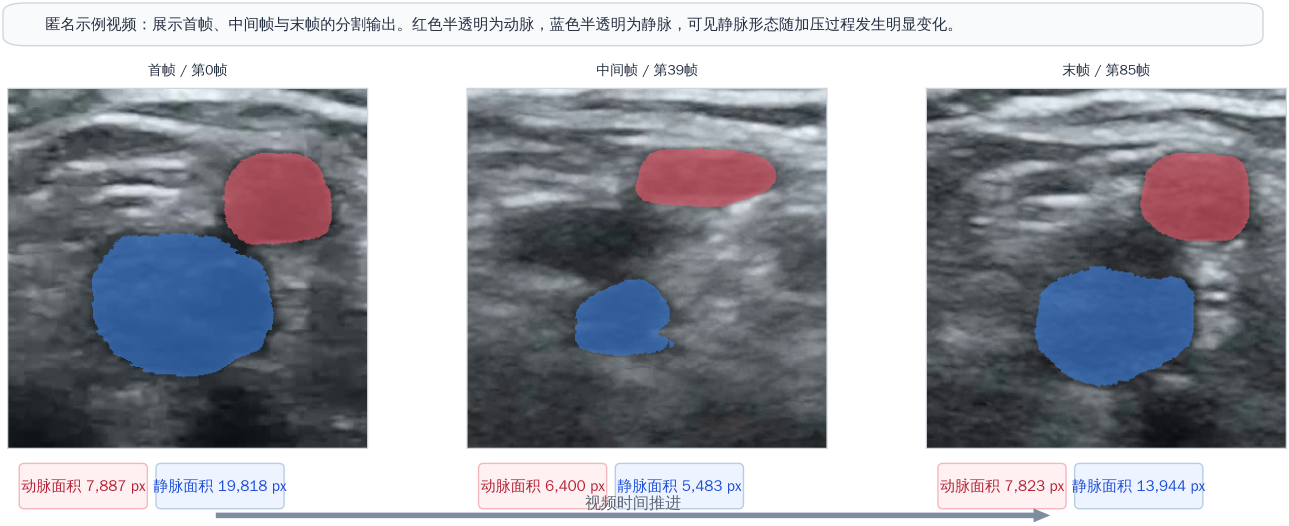
#> input picture 0404png/fig4_9_segmentation_visualization.png, 3867 x 1576 px, given in place of 00000.jpg, which was not available (shown at 1/3 size)
$ python generate_fig4_9_segmentation_visualization.py
#> lines starting #> are read from the running program, lines starting #| are printed output that depends on the picture; after the words box and inside, x2 and y2 are one past the last pixel; in counts of white or black regions, pixels touching at a corner belong together; pictures that were not available may be replaced by others from this repository, and a replacement may not be noted
import os
from pathlib import Path

os.environ.setdefault("MPLCONFIGDIR", "/tmp/matplotlib")

import cv2
import matplotlib.pyplot as plt
import numpy as np
from matplotlib import font_manager
from matplotlib.patches import FancyArrowPatch, FancyBboxPatch


ROOT = Path("/data1/ouyangxinglong/EchoDVT")
FONT_PATH = Path("/usr/share/fonts/truetype/wqy/wqy-zenhei.ttc")
OUTPUT_PATH = ROOT / "results/fig4_9_segmentation_visualization.png"

DATA_ROOT = ROOT / "sam2/dataset/val"
VIS_ROOT = ROOT / "sam2/predictions/sam2_lora_yolo_box/val_20260315_123019_lora_r8_mfp15_rpa/visualizations"
MASK_ROOT = ROOT / "results/e2e_classify_v3/masks"

CASE_NAME = "WANG_WEIFU-V1E"
FRAME_INDICES = [0, 39, 85]

TEXT = "#253041"
SUBTEXT = "#5B6574"
PANEL_EDGE = "#D1D5DB"
PALE = "#F8FAFC"
ARTERY = np.array([228, 91, 108], dtype=np.float32)
VEIN = np.array([61, 125, 216], dtype=np.float32)


# [33 lines left out: functions overlay_masks, compute_union_crop, not called in this run]


def load_frame_data(frame_idx: int):
#> called with frame_idx = 0
    frame_stem = f"{frame_idx:05d}"
    raw_rgb = cv2.cvtColor(cv2.imread(str(DATA_ROOT / CASE_NAME / "images" / f"{frame_stem}.jpg")), cv2.COLOR_BGR2RGB)
    semantic_mask = cv2.imread(str(MASK_ROOT / CASE_NAME / f"{frame_stem}.png"), cv2.IMREAD_GRAYSCALE)
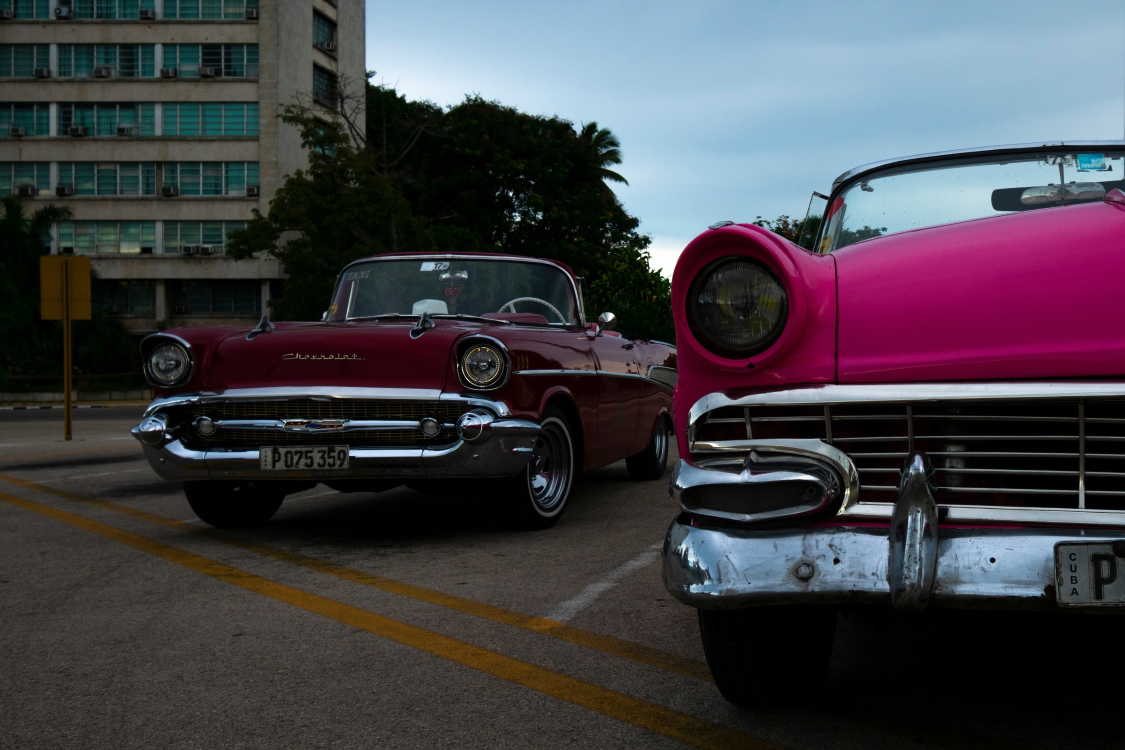
#> input picture sam2/notebooks/images/cars.jpg, 2250 x 1500 px, given in place of 00000.png, which was not available (shown at 1/2 size)
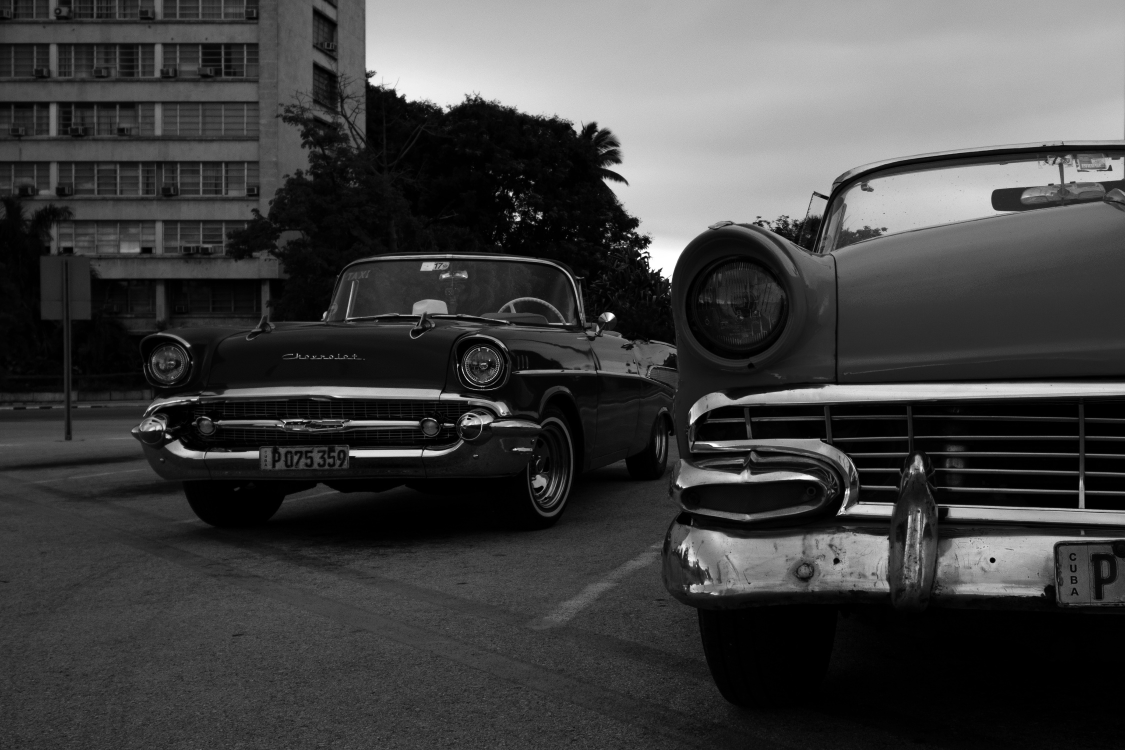
#> semantic_mask: shape (1500, 2250) (shown at 1/2 size); min 0, max 255, mean 65.5
    if semantic_mask is None:
        raise FileNotFoundError(MASK_ROOT / CASE_NAME / f"{frame_stem}.png")
    artery_mask = semantic_mask == 1
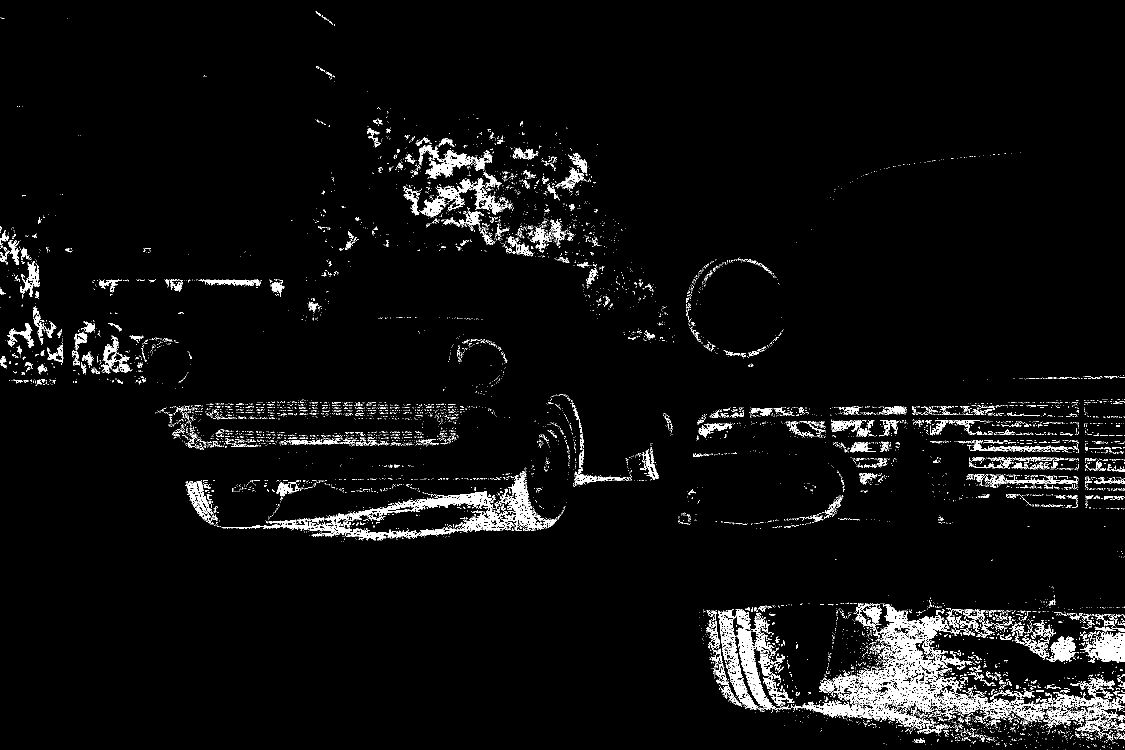
#> artery_mask: shape (1500, 2250) bool (shown at 1/2 size); 4.3% white; 8131 white regions (7605 under 20 px), largest, box (x1, y1, x2, y2) and area: (1582, 1206, 2107, 1458) 25915, (443, 942, 1114, 1081) 14363, (1436, 1218, 1579, 1420) 8686
    vein_mask = semantic_mask == 2
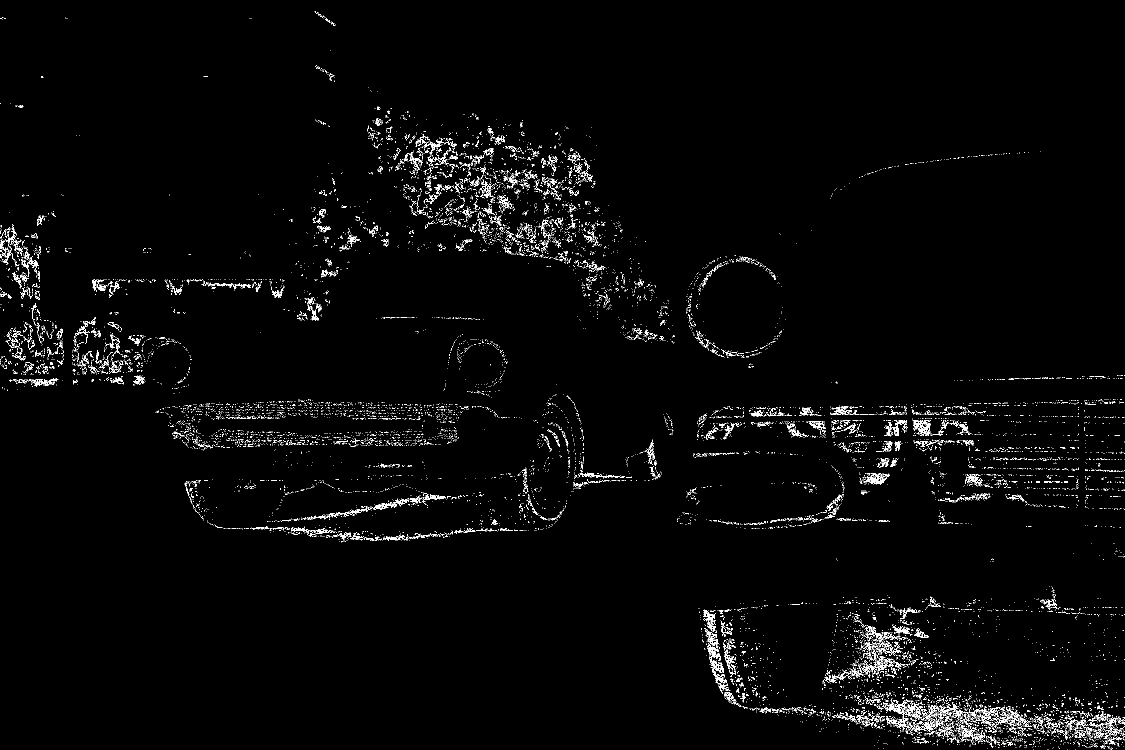
#> vein_mask: shape (1500, 2250) bool (shown at 1/2 size); 2% white in thin lines or dots
    return {
        "frame_idx": frame_idx,
        "raw_rgb": raw_rgb,
        "artery_mask": artery_mask,
        "vein_mask": vein_mask,
        "artery_area": int(artery_mask.sum()),
        "vein_area": int(vein_mask.sum()),
    }


# [26 lines left out: function add_chip, not called in this run]


def build_figure():
    font = font_manager.FontProperties(fname=str(FONT_PATH))
    frame_data = [load_frame_data(idx) for idx in FRAME_INDICES]
    crop = compute_union_crop(frame_data[0]["raw_rgb"].shape, [d["artery_mask"] for d in frame_data] + [d["vein_mask"] for d in frame_data])
    x1, y1, x2, y2 = crop

    fig, axes = plt.subplots(1, 3, figsize=(14.0, 6.1))
    titles = ["首帧", "中间帧", "末帧"]

    for ax, title, data in zip(axes, titles, frame_data):
        panel = overlay_masks(data["raw_rgb"], data["artery_mask"], data["vein_mask"])[y1:y2, x1:x2]
        ax.imshow(panel)
        ax.set_xticks([])
        ax.set_yticks([])
        ax.set_title(f"{title} / 第{data['frame_idx']}帧", fontsize=13.2, color=TEXT, fontproperties=font, pad=10)
        for spine in ax.spines.values():
            spine.set_color(PANEL_EDGE)
            spine.set_linewidth(0.9)

        add_chip(ax, (0.04, -0.16), (0.34, 0.11), f"动脉面积 {data['artery_area']:,} px", font, "#FFF1F2", "#F5B6BE", "#B42337")
        add_chip(ax, (0.42, -0.16), (0.34, 0.11), f"静脉面积 {data['vein_area']:,} px", font, "#EEF4FF", "#B8CCE6", "#1D4ED8")

    note = FancyBboxPatch(
        (0.06, 0.90),
        0.88,
        0.05,
        boxstyle="round,pad=0.010,rounding_size=0.016",
        linewidth=1.0,
        edgecolor="#D1D5DB",
        facecolor=PALE,
        transform=fig.transFigure,
    )
    fig.patches.append(note)
    fig.text(
        0.08,
        0.925,
        "匿名示例视频：展示首帧、中间帧与末帧的分割输出。红色半透明为动脉，蓝色半透明为静脉，可见静脉形态随加压过程发生明显变化。",
        ha="left",
        va="center",
        fontsize=11.0,
        color=TEXT,
        fontproperties=font,
    )

    fig.text(0.5, 0.14, "视频时间推进", ha="center", va="center", fontsize=11.6, color=SUBTEXT, fontproperties=font)
    timeline = FancyArrowPatch(
        (0.20, 0.12),
        (0.80, 0.12),
        transform=fig.transFigure,
        arrowstyle="Simple,head_width=10,head_length=12,tail_width=4",
        linewidth=0,
        facecolor="#64748B",
        edgecolor="#64748B",
        alpha=0.82,
    )
    fig.patches.append(timeline)
    fig.subplots_adjust(left=0.03, right=0.99, top=0.82, bottom=0.23, wspace=0.08)
    OUTPUT_PATH.parent.mkdir(parents=True, exist_ok=True)
    fig.savefig(OUTPUT_PATH, dpi=300, bbox_inches="tight", pad_inches=0.03)
    plt.close(fig)


if __name__ == "__main__":
#> (the run stopped early here; a loop or call above may not have finished)
